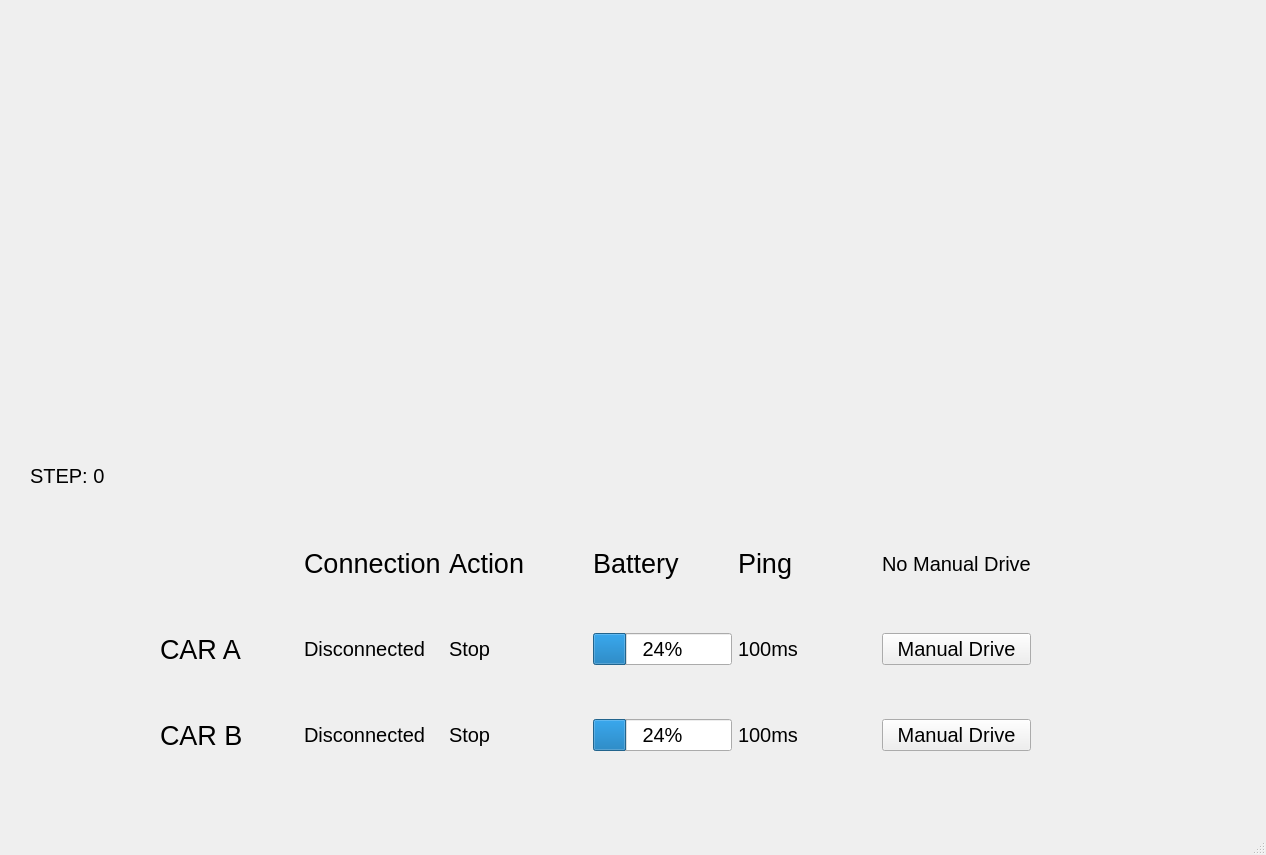
<?xml version="1.0" encoding="UTF-8"?>
<ui version="4.0">
 <class>MainWindow</class>
 <widget class="QMainWindow" name="MainWindow">
  <property name="geometry">
   <rect>
    <x>0</x>
    <y>0</y>
    <width>1266</width>
    <height>855</height>
   </rect>
  </property>
  <property name="font">
   <font>
    <pointsize>15</pointsize>
   </font>
  </property>
  <property name="windowTitle">
   <string>MainWindow</string>
  </property>
  <widget class="QWidget" name="centralwidget">
   <widget class="QWidget" name="gridLayoutWidget">
    <property name="geometry">
     <rect>
      <x>160</x>
      <y>500</y>
      <width>871</width>
      <height>301</height>
     </rect>
    </property>
    <layout class="QGridLayout" name="gridLayout">
     <item row="2" column="4">
      <widget class="QLabel" name="Ping_B">
       <property name="text">
        <string>100ms</string>
       </property>
      </widget>
     </item>
     <item row="0" column="3">
      <widget class="QLabel" name="label_10">
       <property name="font">
        <font>
         <pointsize>20</pointsize>
        </font>
       </property>
       <property name="text">
        <string>Battery</string>
       </property>
      </widget>
     </item>
     <item row="0" column="4">
      <widget class="QLabel" name="label_11">
       <property name="font">
        <font>
         <pointsize>20</pointsize>
        </font>
       </property>
       <property name="text">
        <string>Ping</string>
       </property>
      </widget>
     </item>
     <item row="1" column="4">
      <widget class="QLabel" name="Ping_A">
       <property name="text">
        <string>100ms</string>
       </property>
      </widget>
     </item>
     <item row="1" column="3">
      <widget class="QProgressBar" name="Battery_A">
       <property name="sizePolicy">
        <sizepolicy hsizetype="Preferred" vsizetype="Fixed">
         <horstretch>0</horstretch>
         <verstretch>0</verstretch>
        </sizepolicy>
       </property>
       <property name="value">
        <number>24</number>
       </property>
      </widget>
     </item>
     <item row="1" column="0">
      <widget class="QLabel" name="label">
       <property name="font">
        <font>
         <pointsize>20</pointsize>
        </font>
       </property>
       <property name="text">
        <string>CAR A</string>
       </property>
      </widget>
     </item>
     <item row="0" column="0">
      <widget class="QLabel" name="label_3">
       <property name="text">
        <string/>
       </property>
      </widget>
     </item>
     <item row="2" column="0">
      <widget class="QLabel" name="label_2">
       <property name="font">
        <font>
         <pointsize>20</pointsize>
        </font>
       </property>
       <property name="text">
        <string>CAR B</string>
       </property>
      </widget>
     </item>
     <item row="1" column="1">
      <widget class="QLabel" name="Connection_A">
       <property name="font">
        <font>
         <pointsize>15</pointsize>
        </font>
       </property>
       <property name="text">
        <string>Disconnected</string>
       </property>
      </widget>
     </item>
     <item row="2" column="3">
      <widget class="QProgressBar" name="Battery_B">
       <property name="sizePolicy">
        <sizepolicy hsizetype="Preferred" vsizetype="Fixed">
         <horstretch>0</horstretch>
         <verstretch>0</verstretch>
        </sizepolicy>
       </property>
       <property name="value">
        <number>24</number>
       </property>
      </widget>
     </item>
     <item row="0" column="1">
      <widget class="QLabel" name="label_6">
       <property name="sizePolicy">
        <sizepolicy hsizetype="Preferred" vsizetype="Maximum">
         <horstretch>0</horstretch>
         <verstretch>0</verstretch>
        </sizepolicy>
       </property>
       <property name="font">
        <font>
         <pointsize>20</pointsize>
        </font>
       </property>
       <property name="text">
        <string>Connection</string>
       </property>
      </widget>
     </item>
     <item row="1" column="2">
      <widget class="QLabel" name="Current_Action_A">
       <property name="text">
        <string>Stop</string>
       </property>
      </widget>
     </item>
     <item row="2" column="2">
      <widget class="QLabel" name="Curernt_Action_B">
       <property name="text">
        <string>Stop</string>
       </property>
      </widget>
     </item>
     <item row="0" column="2">
      <widget class="QLabel" name="label_7">
       <property name="font">
        <font>
         <pointsize>20</pointsize>
        </font>
       </property>
       <property name="text">
        <string>Action</string>
       </property>
      </widget>
     </item>
     <item row="1" column="5">
      <widget class="QPushButton" name="Manual_A">
       <property name="text">
        <string>Manual Drive</string>
       </property>
      </widget>
     </item>
     <item row="2" column="1">
      <widget class="QLabel" name="Connection_B">
       <property name="text">
        <string>Disconnected</string>
       </property>
      </widget>
     </item>
     <item row="2" column="5">
      <widget class="QPushButton" name="Manual_B">
       <property name="text">
        <string>Manual Drive</string>
       </property>
      </widget>
     </item>
     <item row="0" column="5">
      <widget class="QLabel" name="Manual_Status">
       <property name="text">
        <string>No Manual Drive</string>
       </property>
      </widget>
     </item>
    </layout>
   </widget>
   <widget class="QLabel" name="pixMap">
    <property name="geometry">
     <rect>
      <x>270</x>
      <y>10</y>
      <width>640</width>
      <height>431</height>
     </rect>
    </property>
    <property name="text">
     <string/>
    </property>
   </widget>
   <widget class="QLabel" name="status">
    <property name="geometry">
     <rect>
      <x>30</x>
      <y>460</y>
      <width>1081</width>
      <height>31</height>
     </rect>
    </property>
    <property name="text">
     <string>STEP: 0</string>
    </property>
   </widget>
  </widget>
  <widget class="QStatusBar" name="statusbar"/>
 </widget>
 <resources/>
 <connections/>
</ui>
